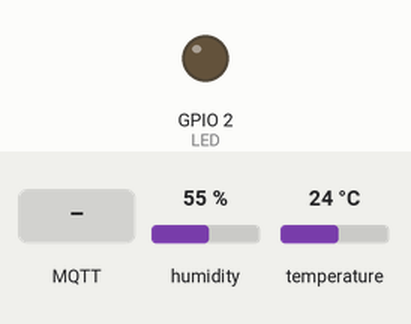
Recording of a sketch running on a simulated ESP32. Parts: output pins drawn as LEDs (lit = HIGH). The test bench sets the inputs (shaded band); at power-on: humidity 55 %, temperature 24 °C. WiFi joins after 1.5 s; servers stay silent unless stated; random numbers use the default seed unless the sketch sets one; no MQTT or app messages arrive unless stated; what the sketch prints to the serial monitor is not drawn.

Above: at 2.7 s.
2.8 s: MQTT message "on" arrives on the first subscribed topic
At 4.0 s:
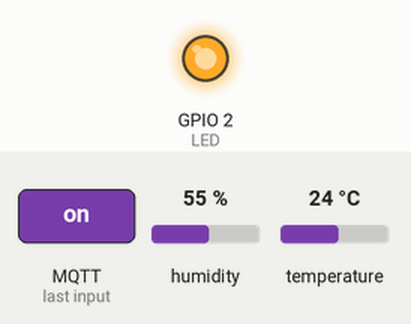
4.3 s: MQTT message "off" arrives on the first subscribed topic
At 5.3 s:
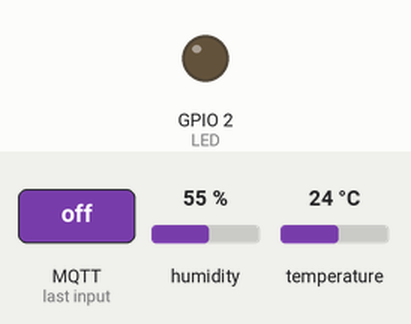
Timing chart, 0 to 7.3 s (numbered marks = the images above; inputs shaded):
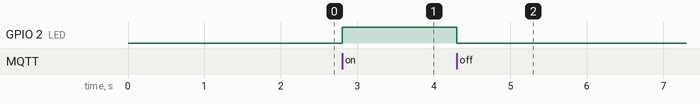

Measured:
- after the input at 2.8 s, GPIO 2 (LED): LOW → HIGH at once
- after the input at 4.3 s, GPIO 2 (LED): HIGH → LOW at once

The sketch:

Lab2-2.ino
```cpp
#include <WiFi.h>
#include <PubSubClient.h>
#include <DHT.h>

#define LED 2  //使用 ESP32 內建 LED

#define DHTPIN 23  // 定義 DHT 資料傳輸的腳位

// 選擇使用的 DHT 溫溼度計種類
#define DHTTYPE DHT11  // DHT 11
//#define DHTTYPE DHT22   // DHT 22  (AM2302), AM2321
//#define DHTTYPE DHT21   // DHT 21 (AM2301)

DHT dht(DHTPIN, DHTTYPE);  // 啟動 DHT 程式庫

// 紀錄量測間隔時間，因為數值較大，用 unsigned long
unsigned long previousMillis = 0;

// 每 n 秒量測，1000->1秒，2000->2秒
const long interval = 2000;


const char* ssid = "QAQ";               // Wi-Fi 網路名稱
const char* password = "E24b46435298";  // Wi-Fi 密碼

// 建立 MQTT 連線所需的 client ID，可使用隨機生成
String mqtt_ClientID = "mqttClientID";

// 定義 MQTT 連線時，用來識別 publish/subscribe 資料類別的 topic
// 請依照組別更改groupX
const char* sub_topic = "group2/esp32mqtt";
const char* pub_led_topic = "group2/esp32s_led_state";  // 控制 ESP32 上的 LED
const char* pub_init_topic = "group2/esp32s_is_back";   // 確認 ESP32 與 MQTT broker 已連線
const char* pub_temp_topic = "group2/esp32s_temp";      // 傳輸溫度
const char* pub_humd_topic = "group2/esp32s_humd";      // 傳輸溫度


// EMQX MQTT broker 的連線資訊
const char* mqtt_server = "broker.emqx.io";  // broker 所在的網址
const char* mqtt_userName = "emqx";          // EMQX broker 的公用帳號
const char* mqtt_password = "public";        // EMQX broker 的公用密碼

// 初始 Wi-Fi client 與 MQTT client 連線
WiFiClient espClient;
PubSubClient client(espClient);

// 初始化儲存溫度與濕度的變數
#define MSG_BUFFER_SIZE (50)
char msg[MSG_BUFFER_SIZE];


void setup_wifi() {  // 設定 Wi-Fi 連線
  delay(10);

  // Connect to Wi-Fi
  // To do.
  WiFi.mode(WIFI_STA);  //設置 Wi-Fi 模式
  WiFi.begin(ssid, password);

  Serial.print("Wi-Fi Connecting");

  //當 Wi-Fi 連線時會回傳 WL_CONNECTED，因此跳出迴圈時代表已成功連線
  while (WiFi.status() != WL_CONNECTED) {
    Serial.print(".");
    delay(500);
  }
  randomSeed(micros());

  // 連線成功後將連線的 IP 資訊印出
  Serial.println("");
  Serial.println("WiFi connected");
  Serial.println("IP address: ");
  Serial.println(WiFi.localIP());
}

//接收 MQTT broker subscribe 來的資訊 (LED 亮暗)
void callback(char* topic, byte* payload, unsigned int length) {  // 資訊包含 topic 與 topic 內的資料
  Serial.print("Message arrived [");
  Serial.print(topic);
  Serial.print("] ");
  for (int i = 0; i < length; i++) {
    Serial.print((char)payload[i]);
  }
  Serial.println();

  payload[length] = '\0';
  String message = (char*)payload;  // 儲存 topic 內的資料 payload 到 message 裡

  // 驗證傳來的 topic 是我定義中要求的 topic
  // strcmp 會比較()內兩個字串，相同的話回傳 0，不同的話會輸出差幾個字母數，並用正負表示哪邊比較大
  if (strcmp(topic, sub_topic) == 0) {
    if (message == "off") {
      digitalWrite(LED, LOW);  // 收到 off 關掉 ESP32 的 LED
      client.publish(pub_led_topic, "off");
    }
    if (message == "on") {
      digitalWrite(LED, HIGH);  // 收到 on 開啟 ESP32 的 LED
      client.publish(pub_led_topic, "on");
    }
  }
}

void reconnect() {
  // 對 MQTT 進行連線建立，若未建立成功會持續在此循環
  while (!client.connected()) {
    Serial.println("Attempting EMQX MQTT connection...");
    // 用亂數確保建立唯一的 ClientID
    mqtt_ClientID += String(random(0xffff), HEX);
    // 嘗試建立連線
    if (client.connect((mqtt_ClientID, mqtt_userName, mqtt_password))) {
      Serial.print(" connected with Client ID: ");
      Serial.println(mqtt_ClientID);
      // 若建立成功，可在其他裝置訂閱 pub_init_topic 收到 "Hi, I'm online!" 的訊息
      client.publish(pub_init_topic, "Hi, I'm online!");
      // 重新接收資料
      client.subscribe(sub_topic);
    } else {
      Serial.print("failed, rc=");
      Serial.print(client.state());
      // 可於此查詢連線失敗原因編碼
      // https://github.com/knolleary/pubsubclient/blob/master/src/PubSubClient.h
      Serial.println(" try again in 5 seconds");
      // 若 MQTT 連線失敗，每 5 秒重試
      delay(5000);
    }
  }
}

void setup() {
  dht.begin();  //啟動 DHT 感測器

  pinMode(LED, OUTPUT);    // 將 LED Pin 腳位設為輸出
  digitalWrite(LED, LOW);  // 將 LED Pin 腳位設為數位輸出(0V/5V)，並預設為低(0V)

  Serial.begin(115200);

  setup_wifi();  // 進入設定 Wi-Fi 連線的 void function

  client.setServer(mqtt_server, 1883);  // 設定 MQTT broker 的連線
  client.setCallback(callback);         // 接收從其他 MQTT client 傳來的資料
}

void loop() {

  if (!client.connected()) {  // 若 MQTT 連線建立失敗就重新連線
    reconnect();
  }
  client.loop();


  //使用 DHT11 讀取環境溫濕度
  //使用 millis 做間隔，每 2 秒讀一次
  //To do.
  unsigned long currentMillis = millis();
  if (currentMillis - previousMillis >= interval) {
    // 如果上次時間點到這次時間點已經大於間隔時間，就開始量測
    // 將上次的時間記錄更新成這次的時間點儲存
    previousMillis = currentMillis;
    // 使用 DHT11 讀取環境溫濕度
    // 讀濕度
    float humidity = dht.readHumidity();
    // 讀溫度
    float temperature = dht.readTemperature();

    if (isnan(humidity) || isnan(temperature)) {  // 如果讀取到的溫溼度為空，表示 DHT11 有問題
      Serial.println(F("Failed to read from DHT sensor!"));
      return;
    } else {                                                  // 如果溫溼度正常就publish給MQTT broker
      snprintf(msg, MSG_BUFFER_SIZE, "%.1lf°", temperature);  //印出溫度
      Serial.print("Publish message: ");
      Serial.print(msg);
      client.publish(pub_temp_topic, msg);  // 綁定 topic，發送溫度

      snprintf(msg, MSG_BUFFER_SIZE, "%.1lf°", humidity);  //印出溫度
      Serial.print("Publish message: ");
      Serial.print(msg);
      client.publish(pub_humd_topic, msg);  // 綁定 topic，發送溫度
    }
  }
}
```
